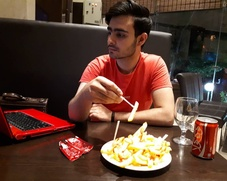
#> input picture test-me.jpg, 227 x 181 px, shrunk from 1080 x 861 before the run
$ python resizer_X2.py   (older library calls are emulated)
#> lines starting #> are read from the running program, lines starting #| are printed output that depends on the picture
import numpy as np
from PIL import Image
#############################################
input_file = input('Target file = ')
#> the answer given: test-me.jpg
#############################################
img = Image.open(input_file)
#> img is the input picture: PIL image 227x181 RGB; mean R, G, B 94.7, 64.3, 51.9
img_rgb = img.convert('RGB')
width,height = img.size
#> width = 227; height = 181
new_width = int(width*2)
#> new_width = 454
new_height = int(height*2)
#> new_height = 362
#img_rgb.thumbnail((new_width, new_height), Image.ANTIALIAS)
#img_rgb.save(input('Name->'))
#############################################
img_matrix = np.asarray(img_rgb, dtype=np.uint8)
#############################################
img_matrix_tmp = np.zeros((new_height,new_width,3), dtype=np.uint8)
##### 2i , 2j
for i in range(0,height):
    for j in range(0,width):
        img_matrix_tmp[[i*2],[j*2]] = img_matrix[[i],[j]]
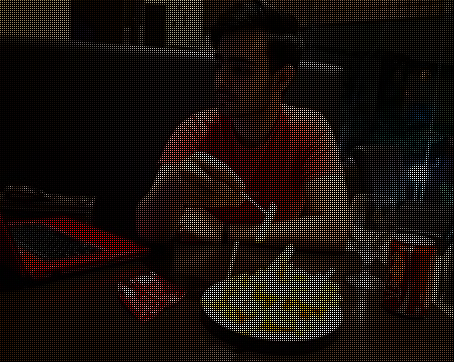
#> img_matrix_tmp: shape (362, 454, 3); mean R, G, B 23.7, 16.1, 13
#####################################################
##### 2i , 2j+1
for i in range(0,new_height):
    for j in range(0,new_width):
        try:
            tmp1_matrix = np.array(img_matrix_tmp[[2*i],[2*j]], dtype=np.uint16)
            tmp2_matrix = np.array(img_matrix_tmp[[2*i],[2*j+2]], dtype=np.uint16)
            tmp = (tmp1_matrix + tmp2_matrix) /2
            img_matrix_tmp[[2*i],[2*j+1]] = tmp
        except:
            pass
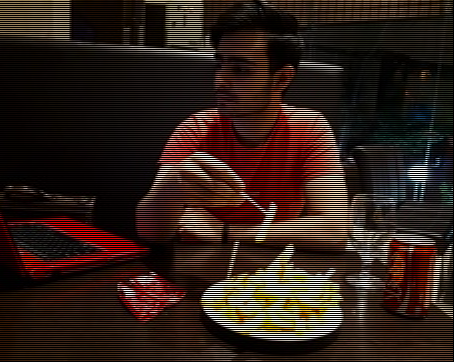
#> img_matrix_tmp: shape (362, 454, 3); mean R, G, B 47.2, 32, 25.8
#####################################################
##### 2i+1 , 2j
for i in range(0,new_height):
    for j in range(0,new_width):
        try:
            tmp1_matrix = np.array(img_matrix_tmp[[2*i],[2*j]], dtype=np.uint16)
            tmp2_matrix = np.array(img_matrix_tmp[[2*i+2],[2*j]], dtype=np.uint16)
            tmp = (tmp1_matrix + tmp2_matrix) /2
            img_matrix_tmp[[2*i+1],[2*j]] = tmp
        except:
            pass
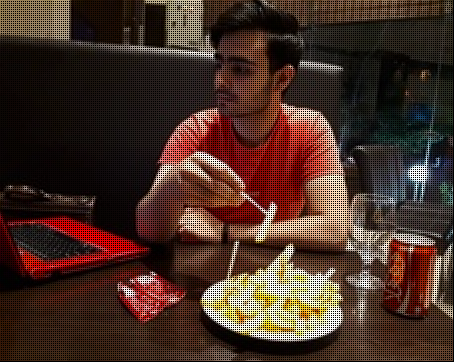
#> img_matrix_tmp: shape (362, 454, 3); mean R, G, B 70.7, 47.9, 38.7
#####################################################
##### 2i+1,2j+1
for i in range(0,new_height):
    for j in range(0,new_width):
        try:
            tmp1_matrix = np.array(img_matrix_tmp[[2*i+1],[2*j]], dtype=np.uint16)
            tmp2_matrix = np.array(img_matrix_tmp[[2*i+1],[2*j+2]], dtype=np.uint16)
            tmp = (tmp1_matrix + tmp2_matrix) /2
            img_matrix_tmp[[2*i+1],[2*j+1]] = tmp
        except:
            pass
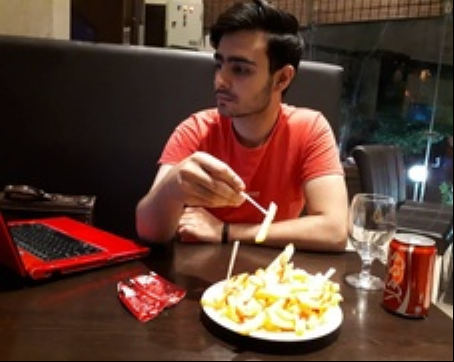
#> img_matrix_tmp: shape (362, 454, 3); mean R, G, B 94.1, 63.7, 51.4
Image.fromarray(img_matrix_tmp).save(input('name->'))
#> the answer given: out.png

$ run again, on test.jpg
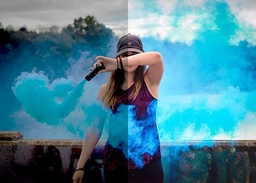
#> input picture test.jpg, 256 x 183 px, shrunk from 540 x 386 before the run
#> img is the input picture: PIL image 256x183 RGB; mean R, G, B 70.6, 130.9, 150
#> after the loop `for i in range(0,new_height):`:
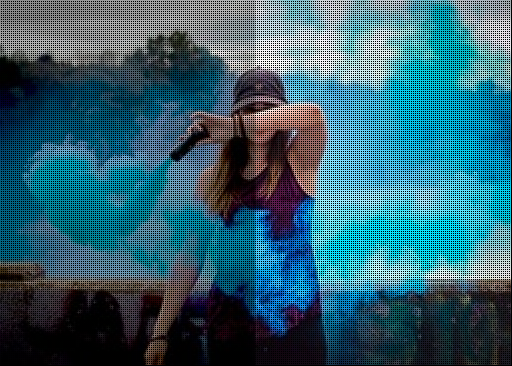
#> img_matrix_tmp: shape (366, 512, 3); mean R, G, B 52.6, 97.8, 112.1
#> after the loop `for i in range(0,new_height):`:
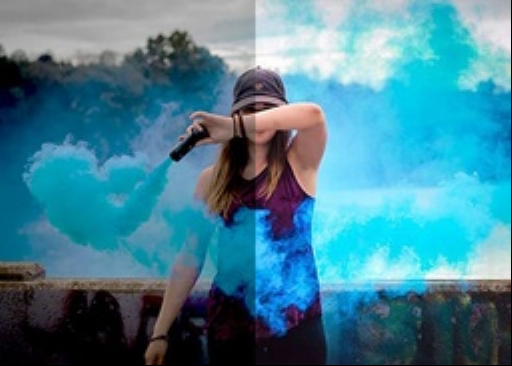
#> img_matrix_tmp: shape (366, 512, 3); mean R, G, B 70, 130.2, 149.3
